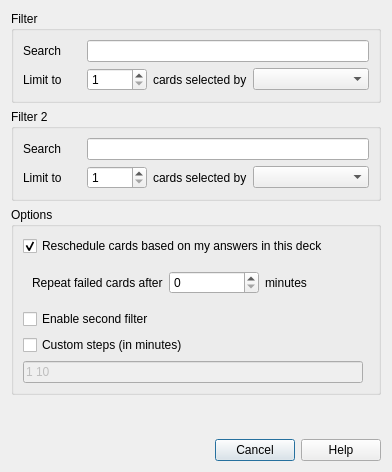
<?xml version="1.0" encoding="UTF-8"?>
<ui version="4.0">
 <class>Dialog</class>
 <widget class="QDialog" name="Dialog">
  <property name="geometry">
   <rect>
    <x>0</x>
    <y>0</y>
    <width>392</width>
    <height>472</height>
   </rect>
  </property>
  <property name="windowTitle">
   <string>Dialog</string>
  </property>
  <property name="styleSheet">
   <string notr="true">background:url(:/icons/Mainwindow_bg.jpg)</string>
  </property>
  <layout class="QVBoxLayout" name="verticalLayout">
   <item>
    <widget class="QGroupBox" name="groupBox">
     <property name="title">
      <string>Filter</string>
     </property>
     <layout class="QGridLayout" name="gridLayout">
      <item row="1" column="0">
       <widget class="QLabel" name="label_5">
        <property name="text">
         <string>Limit to</string>
        </property>
       </widget>
      </item>
      <item row="0" column="0">
       <widget class="QLabel" name="label_2">
        <property name="text">
         <string>Search</string>
        </property>
       </widget>
      </item>
      <item row="1" column="1">
       <widget class="QSpinBox" name="limit">
        <property name="maximumSize">
         <size>
          <width>60</width>
          <height>16777215</height>
         </size>
        </property>
        <property name="minimum">
         <number>1</number>
        </property>
        <property name="maximum">
         <number>99999</number>
        </property>
       </widget>
      </item>
      <item row="1" column="2">
       <widget class="QLabel" name="label">
        <property name="text">
         <string>cards selected by</string>
        </property>
       </widget>
      </item>
      <item row="0" column="1" colspan="4">
       <widget class="QLineEdit" name="search"/>
      </item>
      <item row="1" column="3" colspan="2">
       <widget class="QComboBox" name="order"/>
      </item>
     </layout>
    </widget>
   </item>
   <item>
    <widget class="QGroupBox" name="filter2group">
     <property name="title">
      <string>Filter 2</string>
     </property>
     <layout class="QGridLayout" name="gridLayout_3">
      <item row="1" column="0">
       <widget class="QLabel" name="label_6">
        <property name="text">
         <string>Limit to</string>
        </property>
       </widget>
      </item>
      <item row="1" column="3" colspan="2">
       <widget class="QComboBox" name="order_2"/>
      </item>
      <item row="0" column="1" colspan="4">
       <widget class="QLineEdit" name="search_2"/>
      </item>
      <item row="0" column="0">
       <widget class="QLabel" name="label_3">
        <property name="text">
         <string>Search</string>
        </property>
       </widget>
      </item>
      <item row="1" column="1">
       <widget class="QSpinBox" name="limit_2">
        <property name="maximumSize">
         <size>
          <width>60</width>
          <height>16777215</height>
         </size>
        </property>
        <property name="minimum">
         <number>1</number>
        </property>
        <property name="maximum">
         <number>99999</number>
        </property>
       </widget>
      </item>
      <item row="1" column="2">
       <widget class="QLabel" name="label_4">
        <property name="text">
         <string>cards selected by</string>
        </property>
       </widget>
      </item>
     </layout>
    </widget>
   </item>
   <item>
    <widget class="QGroupBox" name="groupBox_2">
     <property name="styleSheet">
      <string notr="true">background:url(:/icons/Mainwindow_bg.jpg)</string>
     </property>
     <property name="title">
      <string>Options</string>
     </property>
     <layout class="QGridLayout" name="gridLayout_2">
      <item row="0" column="0" colspan="2">
       <widget class="QCheckBox" name="resched">
        <property name="text">
         <string>Reschedule cards based on my answers in this deck</string>
        </property>
        <property name="checked">
         <bool>true</bool>
        </property>
       </widget>
      </item>
      <item row="2" column="0">
       <widget class="QCheckBox" name="secondFilter">
        <property name="text">
         <string>Enable second filter</string>
        </property>
       </widget>
      </item>
      <item row="1" column="0">
       <widget class="QWidget" name="previewDelayWidget" native="true">
        <layout class="QHBoxLayout" name="previewDelayBox">
         <item>
          <widget class="QLabel" name="label_7">
           <property name="text">
            <string>Repeat failed cards after</string>
           </property>
          </widget>
         </item>
         <item>
          <widget class="QSpinBox" name="previewDelay"/>
         </item>
         <item>
          <widget class="QLabel" name="label_8">
           <property name="text">
            <string>minutes</string>
           </property>
          </widget>
         </item>
        </layout>
       </widget>
      </item>
      <item row="4" column="0">
       <widget class="QLineEdit" name="steps">
        <property name="enabled">
         <bool>false</bool>
        </property>
        <property name="text">
         <string>1 10</string>
        </property>
       </widget>
      </item>
      <item row="3" column="0">
       <widget class="QCheckBox" name="stepsOn">
        <property name="text">
         <string>Custom steps (in minutes)</string>
        </property>
       </widget>
      </item>
     </layout>
    </widget>
   </item>
   <item>
    <spacer name="verticalSpacer">
     <property name="orientation">
      <enum>Qt::Vertical</enum>
     </property>
     <property name="sizeHint" stdset="0">
      <size>
       <width>20</width>
       <height>40</height>
      </size>
     </property>
    </spacer>
   </item>
   <item>
    <widget class="QDialogButtonBox" name="buttonBox">
     <property name="orientation">
      <enum>Qt::Horizontal</enum>
     </property>
     <property name="standardButtons">
      <set>QDialogButtonBox::Cancel|QDialogButtonBox::Help</set>
     </property>
    </widget>
   </item>
  </layout>
 </widget>
 <tabstops>
  <tabstop>search</tabstop>
  <tabstop>limit</tabstop>
  <tabstop>order</tabstop>
  <tabstop>search_2</tabstop>
  <tabstop>limit_2</tabstop>
  <tabstop>order_2</tabstop>
  <tabstop>resched</tabstop>
  <tabstop>previewDelay</tabstop>
  <tabstop>secondFilter</tabstop>
  <tabstop>stepsOn</tabstop>
  <tabstop>steps</tabstop>
 </tabstops>
 <resources/>
 <connections>
  <connection>
   <sender>buttonBox</sender>
   <signal>accepted()</signal>
   <receiver>Dialog</receiver>
   <slot>accept()</slot>
   <hints>
    <hint type="sourcelabel">
     <x>254</x>
     <y>295</y>
    </hint>
    <hint type="destinationlabel">
     <x>157</x>
     <y>274</y>
    </hint>
   </hints>
  </connection>
  <connection>
   <sender>buttonBox</sender>
   <signal>rejected()</signal>
   <receiver>Dialog</receiver>
   <slot>reject()</slot>
   <hints>
    <hint type="sourcelabel">
     <x>322</x>
     <y>295</y>
    </hint>
    <hint type="destinationlabel">
     <x>286</x>
     <y>274</y>
    </hint>
   </hints>
  </connection>
  <connection>
   <sender>secondFilter</sender>
   <signal>toggled(bool)</signal>
   <receiver>filter2group</receiver>
   <slot>setVisible(bool)</slot>
   <hints>
    <hint type="sourcelabel">
     <x>125</x>
     <y>265</y>
    </hint>
    <hint type="destinationlabel">
     <x>222</x>
     <y>155</y>
    </hint>
   </hints>
  </connection>
  <connection>
   <sender>stepsOn</sender>
   <signal>toggled(bool)</signal>
   <receiver>steps</receiver>
   <slot>setEnabled(bool)</slot>
   <hints>
    <hint type="sourcelabel">
     <x>194</x>
     <y>351</y>
    </hint>
    <hint type="destinationlabel">
     <x>190</x>
     <y>378</y>
    </hint>
   </hints>
  </connection>
 </connections>
</ui>
